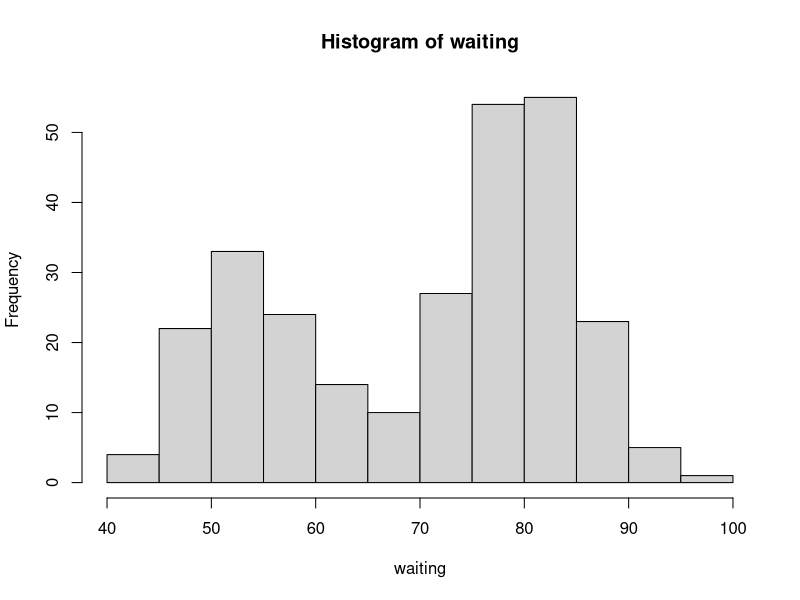

Reproduce this figure in R.
head(faithful)          #it displays the first 6 rows of data set.
tail(faithful)          # it displays the last  6 rows of the data set.
tail(faithful, 10)      #it displays the last 10 rows.
waiting<-faithful$waiting       # consider only the waiting
mean(waiting)           #mean of variable waiting
hist(waiting)           #display histogram of variable waiting.
